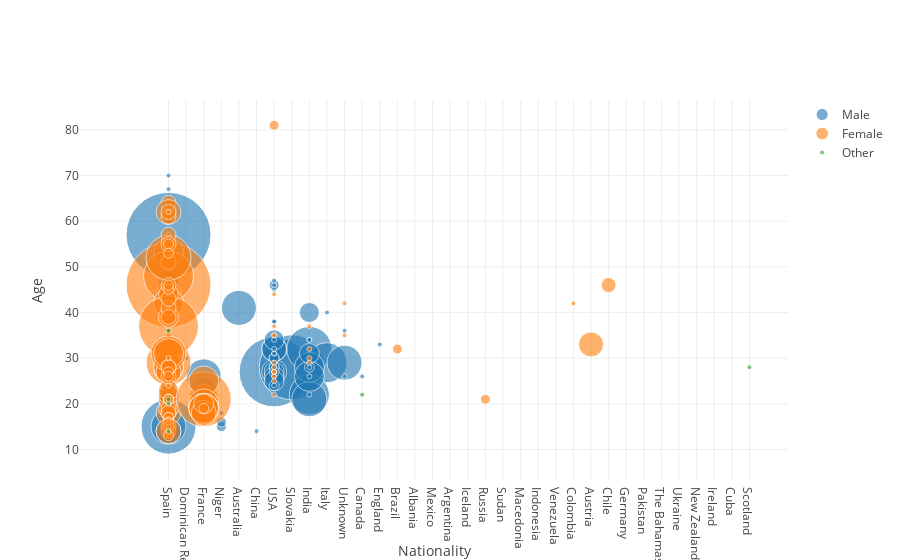

The code cell stored with this chart in its notebook:
### Markdown cell above
## Distribution of age based on nationality and gender

### Code cell
fig8 = {
    'data': [
        {
            'x': data_complete_nationality[data_complete_nationality['Gender'] == gender]['Nationality'],
            'y': data_complete_nationality[data_complete_nationality['Gender'] == gender]['Age'],
            'name': gender, 'mode': 'markers',
            'marker': dict(
                #opacity=np.full((len(data_complete_nationality.index), 1), 0.8),
                #size=data_complete_en[(data_complete_en['Gender'] == gender)]['Age'].value_counts()

                opacity=np.full(
                    (len(data_complete_nationality.index), 1), 0.6),
                size=(data_complete_nationality[(data_complete_nationality['Gender'] == gender)].groupby(
                    ['Nationality'])['Age'].value_counts() * 5)

            ),
            'name': names_gender[gender]
        } for gender in data_complete_nationality['Gender'].unique()
    ],
    'layout': {
        'xaxis': {
            'title': 'Nationality',
            # 'tickvals': tickvalsX,
            # 'ticktext': ticktextX
        },
        'yaxis': {'title': "Age"}

    }
}

iplot(fig8)
plt.show()

### Figure 1 — Plotly figure (JSON) as saved in the notebook; plotly's stock layout.template omitted (floating-point values rounded to 4 significant figures; data arrays with more than 128 entries replaced by an {"elided": "..."} marker saying what was removed)
{"data": [{"marker": {"opacity": {"elided": "767x1 float values"}, "size": {"elided": "148 int values"}}, "mode": "markers", "name": "Male", "type": "scatter", "uid": "d64934eb-ffd3-48af-8070-624c7806b19d", "x": {"elided": "358 str values"}, "y": {"elided": "358 int values"}}, {"marker": {"opacity": {"elided": "767x1 float values"}, "size": {"elided": "160 int values"}}, "mode": "markers", "name": "Female", "type": "scatter", "uid": "d714769f-c09e-4795-8aa9-996aae24f3b4", "x": {"elided": "403 str values"}, "y": {"elided": "403 int values"}}, {"marker": {"opacity": {"elided": "767x1 float values"}, "size": [5, 5, 5, 5, 5, 5]}, "mode": "markers", "name": "Other", "type": "scatter", "uid": "64ce514e-382e-4202-9d96-ba7dfe94effb", "x": ["Spain", "Spain", "Spain", "Canada", "Spain", "Scotland"], "y": [20, 36, 14, 22, 21, 28]}], "layout": {"xaxis": {"title": {"text": "Nationality"}}, "yaxis": {"title": {"text": "Age"}}}}
